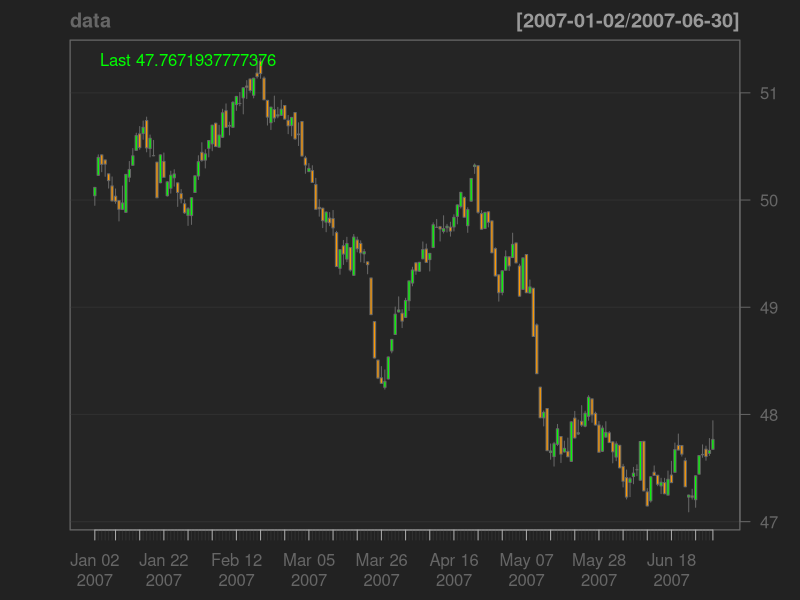
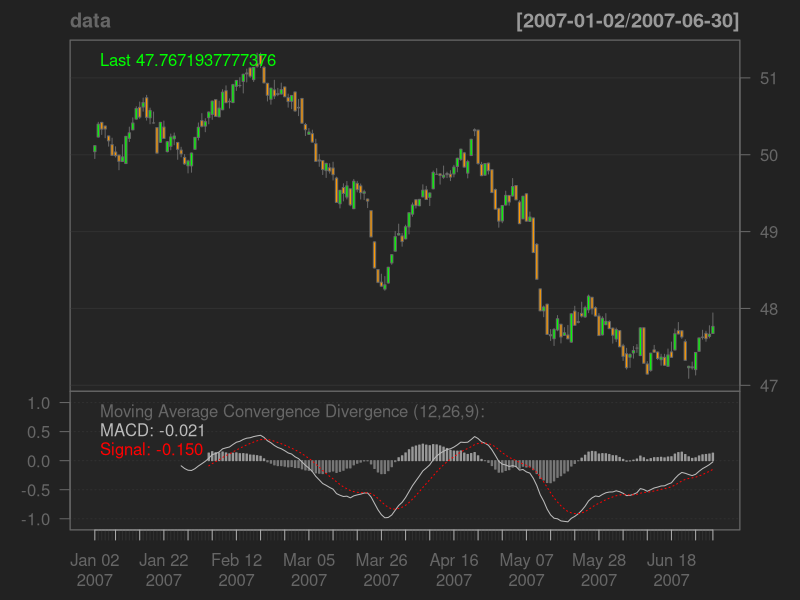
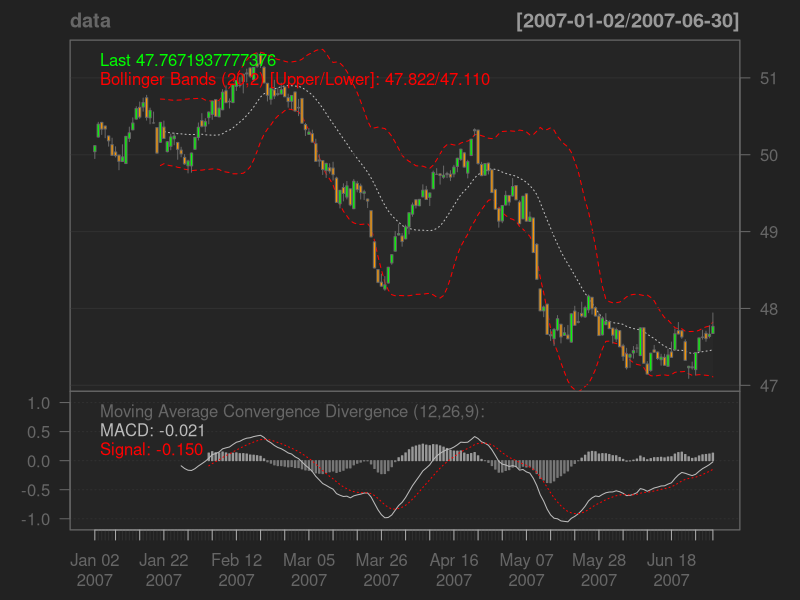
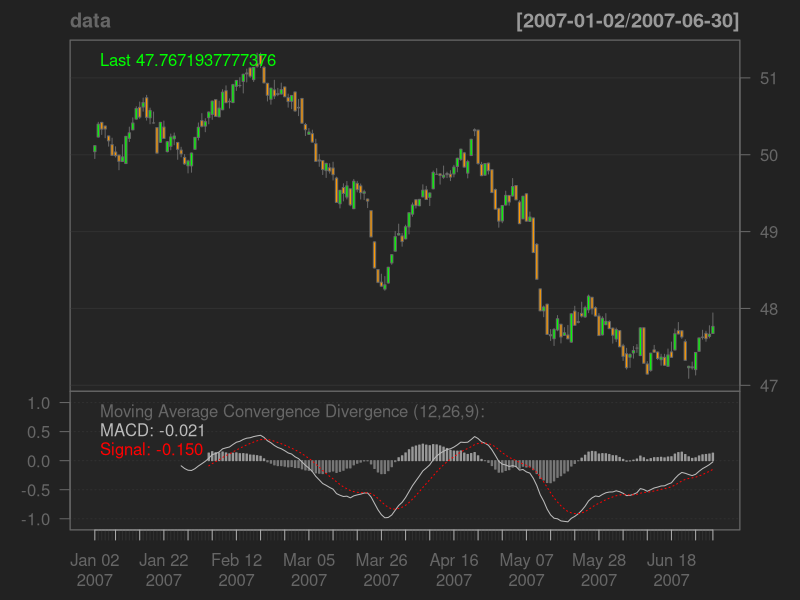
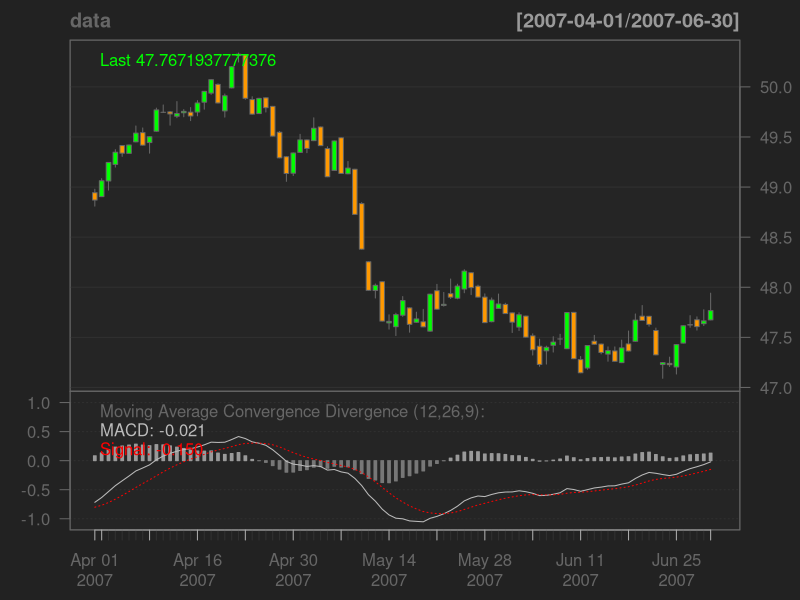
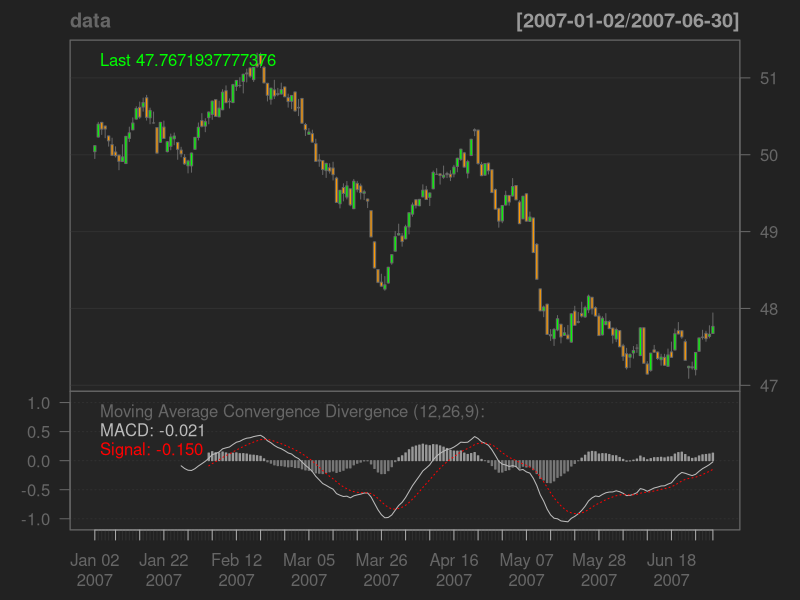

Generate these figures, in order, with R:
require(quantmod)

chartSeries.demo <- function(x) {
  data(sample_matrix, package="xts")
  data <- as.xts(sample_matrix)
  cat("A simple xts object:\n")
  print(str(data))
  
  cat("chartSeries(data)\n")
  chartSeries(data)
  readline("Press <Enter> to continue")
  cat("Now we can add builtin indicators:\n\n")
  cat("Moving Average Convergence Divergence Indicator (from TTR)\n> addMACD()\n")
  plot(addMACD())
  readline("Press <Enter> to continue")
  cat("Add Bollinger Bands\n> addBBands()\n")
  plot(addBBands())
  readline("Press <Enter> to continue")
  cat("Drop Bollinger Bands\n> dropTA('BBands')\n")
  dropTA('BBands')
  readline("Press <Enter> to continue")
  cat("Zoom chart from full data to last 3 months\n> zoomChart(\"last 3 months\")\n")
  zoomChart('last 3 months')
  readline("Press <Enter> to continue")
  cat("Zoom back to full data\n> zoomChart()\n\n")
  zoomChart()
  rm(data)
}

chartSeries.demo(data)